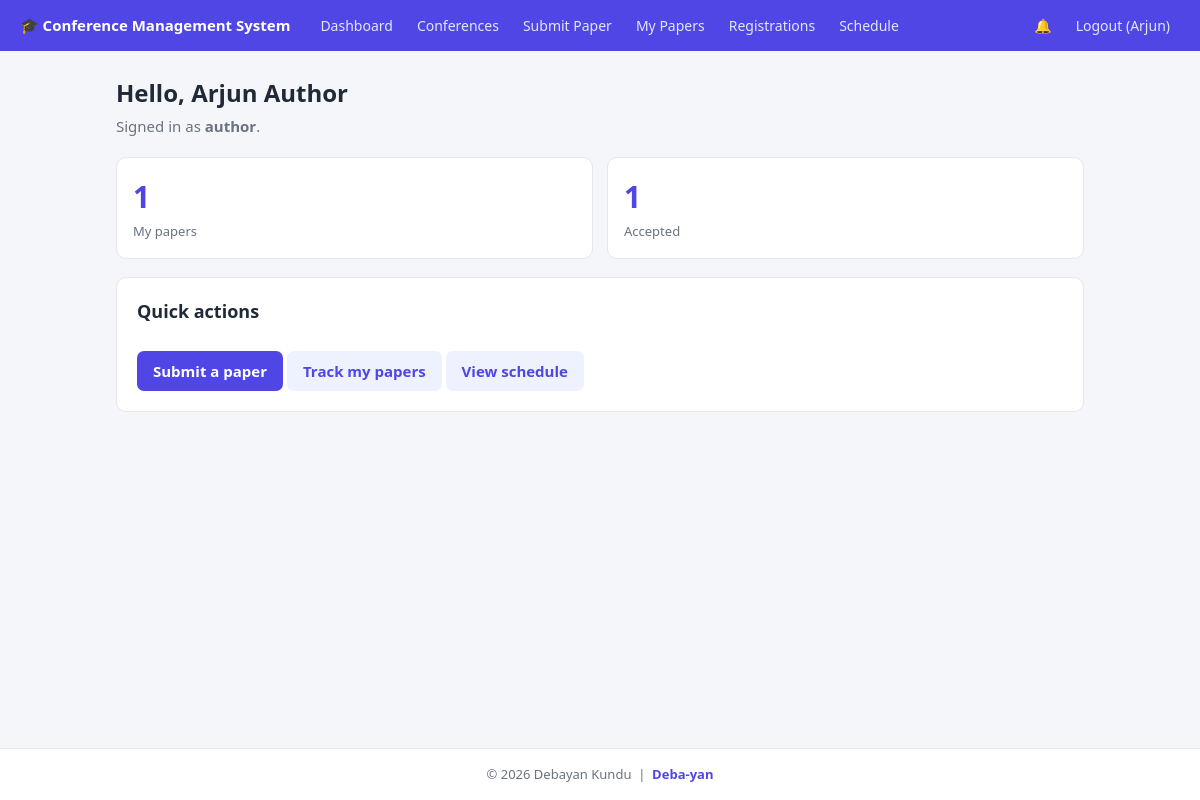
/dashboard (signed in), run on the app's committed database.
### tables this page shows
CREATE TABLE users(id INTEGER PRIMARY KEY, name TEXT, email TEXT UNIQUE,
  password TEXT, role TEXT, created_at TEXT);

### app.py (the view)
@app.route("/dashboard")
@login_required()
def dashboard():
    r, uid, s = g.user["role"], g.user["id"], {}
    if r == "admin":
        s = {"Conferences": q("SELECT COUNT(*) c FROM conferences", one=True)["c"],
             "Papers": q("SELECT COUNT(*) c FROM papers", one=True)["c"],
             "Awaiting decision": q("SELECT COUNT(*) c FROM papers WHERE status IN ('Submitted','Under Review')", one=True)["c"],
             "Registrations": q("SELECT COUNT(*) c FROM registrations", one=True)["c"]}
    elif r == "author":
        s = {"My papers": q("SELECT COUNT(*) c FROM papers WHERE author_id=?", (uid,), one=True)["c"],
             "Accepted": q("SELECT COUNT(*) c FROM papers WHERE author_id=? AND status='Accepted'", (uid,), one=True)["c"]}
    elif r == "reviewer":
        s = {"Assigned": q("SELECT COUNT(*) c FROM assignments WHERE reviewer_id=?", (uid,), one=True)["c"],
             "Reviewed": q("SELECT COUNT(*) c FROM reviews WHERE reviewer_id=?", (uid,), one=True)["c"]}
    else:
        s = {"My registrations": q("SELECT COUNT(*) c FROM registrations WHERE user_id=?", (uid,), one=True)["c"]}
    return render_template("dashboard.html", stats=s)

### app.py (called while the page is built)
def db():
    if "db" not in g:
        g.db = sqlite3.connect(DB); g.db.row_factory = sqlite3.Row
    return g.db

def q(sql, args=(), one=False):
    cur = db().execute(sql, args); rows = cur.fetchall()
    return (rows[0] if rows else None) if one else rows

@app.before_request
def load_user():
    g.user = q("SELECT * FROM users WHERE id=?", (session["uid"],), one=True) if "uid" in session else None

@app.context_processor
def inject():
    unread = q("SELECT COUNT(*) c FROM notifications WHERE user_id=? AND is_read=0",
               (g.user["id"],), one=True)["c"] if g.user else 0
    return dict(user=g.user, unread=unread)

def login_required(*roles):
    def deco(f):
        @wraps(f)
        def wrap(*a, **k):
            if not g.user:
                flash("Please log in first.", "error"); return redirect(url_for("login"))
            if roles and g.user["role"] not in roles:
                flash("You don't have access to that page.", "error"); return redirect(url_for("dashboard"))
            return f(*a, **k)
        return wrap
    return deco

### templates/dashboard.html
{% extends "base.html" %}{% block body %}
<h1>Hello, {{ user.name }}</h1><p class="sub">Signed in as <b>{{ user.role }}</b>.</p>
<div class="grid">{% for k,v in stats.items() %}<div class="stat"><b>{{ v }}</b><span>{{ k }}</span></div>{% endfor %}</div>
<div class="card"><h2>Quick actions</h2>
{% if user.role=='admin' %}<a class="btn" href="{{ url_for('conferences') }}">Create conference</a>
<a class="btn ghost" href="{{ url_for('papers') }}">Assign reviewers / decide</a>
<a class="btn ghost" href="{{ url_for('schedule') }}">Manage schedule</a>
<a class="btn ghost" href="{{ url_for('reports') }}">Reports</a>
{% elif user.role=='author' %}<a class="btn" href="{{ url_for('submit') }}">Submit a paper</a>
<a class="btn ghost" href="{{ url_for('papers') }}">Track my papers</a>
{% elif user.role=='reviewer' %}<a class="btn" href="{{ url_for('reviews') }}">Open my review queue</a>
{% else %}<a class="btn" href="{{ url_for('conferences') }}">Browse &amp; register</a>
<a class="btn ghost" href="{{ url_for('my_registrations') }}">My registrations</a>{% endif %}
<a class="btn ghost" href="{{ url_for('schedule') }}">View schedule</a></div>{% endblock %}

### templates/base.html (shortened to what this page needs)
<!doctype html><html lang="en"><head><meta charset="utf-8"><meta name="viewport" content="width=device-width,initial-scale=1">
<link rel="stylesheet" href="{{ url_for('static', filename='style.css') }}">
</head><body>
<nav><span class="logo">🎓 Conference Management System</span>
{% if user %}
<a href="{{ url_for('dashboard') }}">Dashboard</a>
<a href="{{ url_for('conferences') }}">Conferences</a>
{% if user.role=='author' %}<a href="{{ url_for('submit') }}">Submit Paper</a><a href="{{ url_for('papers') }}">My Papers</a>{% endif %}
{% if user.role!='admin' %}<a href="{{ url_for('my_registrations') }}">Registrations</a>{% endif %}
<a href="{{ url_for('schedule') }}">Schedule</a>
<a href="{{ url_for('notifications') }}">🔔{% if unread %}<span class="badge">{{ unread }}</span>{% endif %}</a>
<a href="{{ url_for('logout') }}">Logout ({{ user.name.split()[0] }})</a>
{% endif %}</nav>
<main>{% with m = get_flashed_messages(with_categories=true) %}{% for c,t in m %}<div class="flash {{ c }}">{{ t }}</div>{% endfor %}{% endwith %}
{% block body %}{% endblock %}</main>
<footer class="site-footer">&copy; 2026 Debayan Kundu &nbsp;|&nbsp; <a href="https://github.com/Deba-yan" target="_blank" rel="noopener">Deba-yan</a></footer>
</body></html>

### static/style.css (style rules this page uses)
:root { --bg:#f5f6fa;--card:#fff;--ink:#1f2937;--mute:#6b7280;--brand:#4f46e5;--brand-d:#4338ca;--line:#e5e7eb;--ok:#15803d;--okbg:#dcfce7;--err:#b91c1c;--errbg:#fee2e2 }
* { box-sizing:border-box }
body { margin:0;font:15px/1.5 system-ui,-apple-system,Segoe UI,Roboto,sans-serif;background:var(--bg);color:var(--ink) }
nav { background:var(--brand);color:#fff;display:flex;flex-wrap:wrap;align-items:center;gap:4px;padding:0 20px }
nav .logo { font-weight:700;margin-right:16px;padding:14px 0 }
nav a { color:#e0e7ff;text-decoration:none;padding:14px 10px;font-size:14px }
main { max-width:1000px;margin:24px auto;padding:0 16px }
h1 { font-size:24px;margin:0 0 4px }
h2 { font-size:18px;margin:0 0 12px }
.sub { color:var(--mute);margin:0 0 20px }
.card { background:var(--card);border:1px solid var(--line);border-radius:10px;padding:20px;margin-bottom:18px }
.grid { display:grid;grid-template-columns:repeat(auto-fit,minmax(180px,1fr));gap:14px;margin-bottom:18px }
.stat { background:var(--card);border:1px solid var(--line);border-radius:10px;padding:16px }
.stat b { display:block;font-size:30px;color:var(--brand) }
.stat span { color:var(--mute);font-size:13px }
button,.btn { display:inline-block;background:var(--brand);color:#fff;border:0;border-radius:7px;padding:9px 16px;font:inherit;font-weight:600;cursor:pointer;text-decoration:none;margin-top:14px }
.btn.ghost { background:#eef2ff;color:var(--brand) }

### templates/base.html (style rules this page uses)
body { min-height:100vh;display:flex;flex-direction:column }
main { flex:1 0 auto;width:100% }
.site-footer { flex-shrink:0;background:#fff;border-top:1px solid #e5e7eb;color:#6b7280;font-size:13px;text-align:center;padding:16px;margin-top:30px }
.site-footer a { color:#4f46e5;font-weight:600;text-decoration:none }

### data on the page
users: name "Arjun", name "Arjun Author", role "author"

### other printed values
{{ v }} "1" "1"
{{ k }} "My papers" "Accepted"
